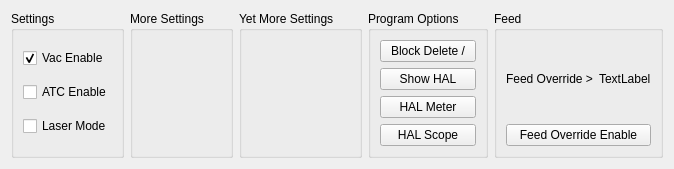
      <widget class="QWidget" name="tab_7">
       <attribute name="title">
        <string>Settings</string>
       </attribute>
       <layout class="QGridLayout" name="gridLayout_28">
        <item row="0" column="3">
         <widget class="QGroupBox" name="groupBox_12">
          <property name="title">
           <string>Program Options</string>
          </property>
          <layout class="QGridLayout" name="gridLayout_26">
           <item row="1" column="0">
            <widget class="QPushButton" name="block_delete_pb">
             <property name="text">
              <string>Block Delete /</string>
             </property>
            </widget>
           </item>
           <item row="3" column="0">
            <widget class="QPushButton" name="hal_meter_pb">
             <property name="text">
              <string>HAL Meter</string>
             </property>
            </widget>
           </item>
           <item row="2" column="0">
            <widget class="QPushButton" name="show_hal_pb">
             <property name="text">
              <string>Show HAL</string>
             </property>
            </widget>
           </item>
           <item row="4" column="0">
            <widget class="QPushButton" name="hal_scope_pb">
             <property name="text">
              <string>HAL Scope</string>
             </property>
            </widget>
           </item>
          </layout>
         </widget>
        </item>
        <item row="0" column="0">
         <widget class="QGroupBox" name="groupBox_11">
          <property name="title">
           <string>Settings</string>
          </property>
          <layout class="QGridLayout" name="gridLayout_25">
           <item row="1" column="0">
            <widget class="QCheckBox" name="checkBox_2">
             <property name="toolTip">
              <string>Enable Automatic Tool Change Operations</string>
             </property>
             <property name="text">
              <string>ATC Enable</string>
             </property>
             <property name="function" stdset="0">
              <string>hal_pin</string>
             </property>
             <property name="pin_name" stdset="0">
              <string>atcenable</string>
             </property>
             <property name="hal_type" stdset="0">
              <string>HAL_BIT</string>
             </property>
             <property name="hal_dir" stdset="0">
              <string>HAL_OUT</string>
             </property>
            </widget>
           </item>
           <item row="0" column="0">
            <widget class="QCheckBox" name="checkBox">
             <property name="toolTip">
              <string>Enable the dust vacuum</string>
             </property>
             <property name="text">
              <string>Vac Enable</string>
             </property>
             <property name="checked">
              <bool>true</bool>
             </property>
             <property name="function" stdset="0">
              <string>hal_pin</string>
             </property>
             <property name="pin_name" stdset="0">
              <string>vacuumenable</string>
             </property>
             <property name="hal_type" stdset="0">
              <string>HAL_BIT</string>
             </property>
             <property name="hal_dir" stdset="0">
              <string>HAL_OUT</string>
             </property>
            </widget>
           </item>
           <item row="2" column="0">
            <widget class="QCheckBox" name="checkBox_3">
             <property name="toolTip">
              <string>Enable Laser Mode</string>
             </property>
             <property name="text">
              <string>Laser Mode</string>
             </property>
             <property name="function" stdset="0">
              <string>hal_pin</string>
             </property>
             <property name="pin_name" stdset="0">
              <string>lasermode</string>
             </property>
             <property name="hal_type" stdset="0">
              <string>HAL_BIT</string>
             </property>
             <property name="hal_dir" stdset="0">
              <string>HAL_OUT</string>
             </property>
            </widget>
           </item>
          </layout>
         </widget>
        </item>
        <item row="0" column="4">
         <widget class="QGroupBox" name="groupBox_13">
          <property name="title">
           <string>Feed</string>
          </property>
          <layout class="QGridLayout" name="gridLayout_27">
           <item row="0" column="0">
            <widget class="QLabel" name="label_30">
             <property name="text">
              <string>Feed Override &gt;</string>
             </property>
            </widget>
           </item>
           <item row="0" column="1">
            <widget class="QLabel" name="feed_override_enabled_lb">
             <property name="text">
              <string>TextLabel</string>
             </property>
            </widget>
           </item>
           <item row="1" column="0" colspan="2">
            <widget class="QPushButton" name="feed_override_pb">
             <property name="text">
              <string>Feed Override Enable</string>
             </property>
            </widget>
           </item>
          </layout>
         </widget>
        </item>
        <item row="0" column="2">
         <widget class="QGroupBox" name="groupBox_10">
          <property name="title">
           <string>Yet More Settings</string>
          </property>
          <layout class="QGridLayout" name="gridLayout_24"/>
         </widget>
        </item>
        <item row="0" column="1">
         <widget class="QGroupBox" name="groupBox_2">
          <property name="title">
           <string>More Settings</string>
          </property>
          <layout class="QGridLayout" name="gridLayout_34"/>
         </widget>
        </item>
       </layout>
      </widget>
